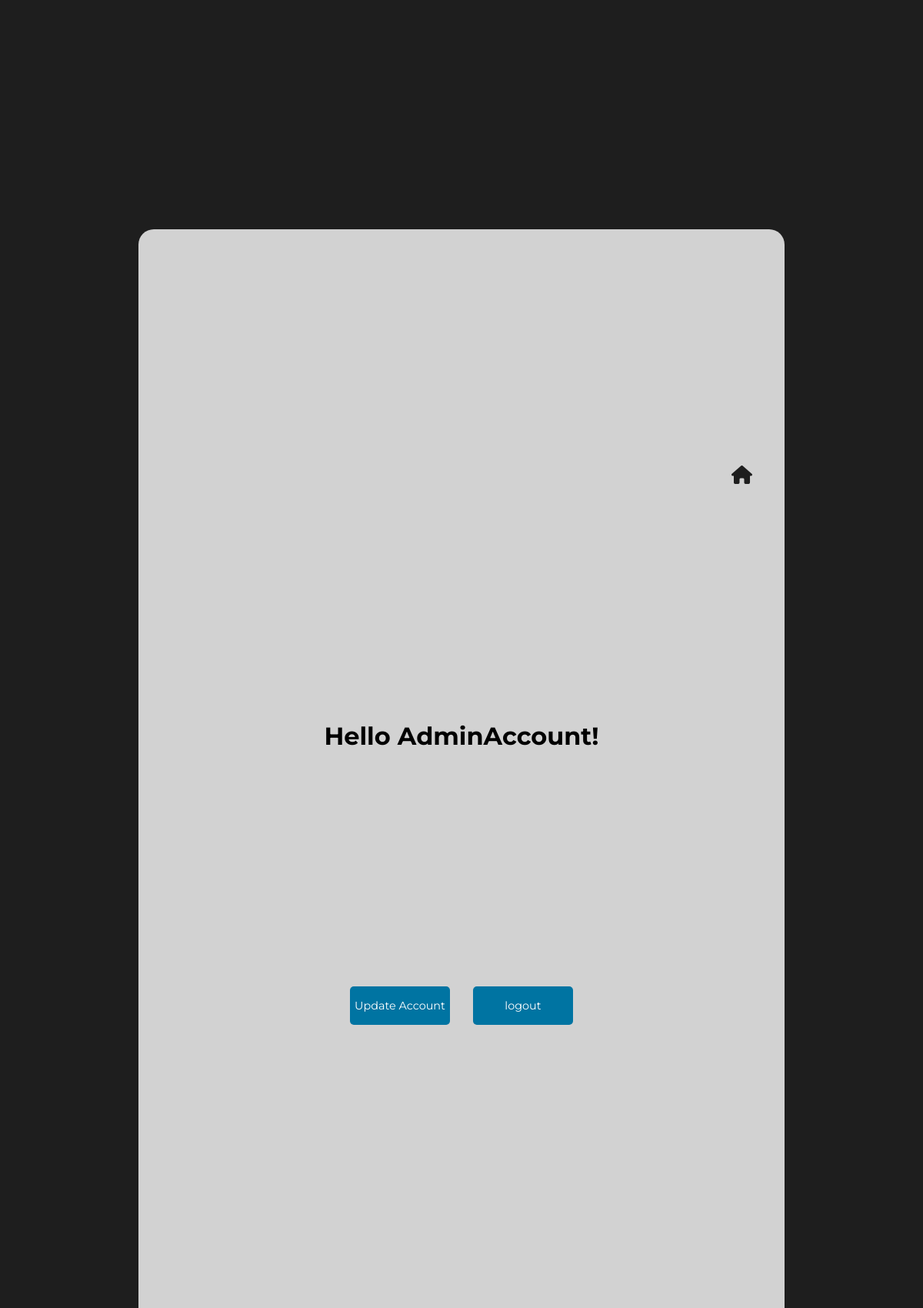
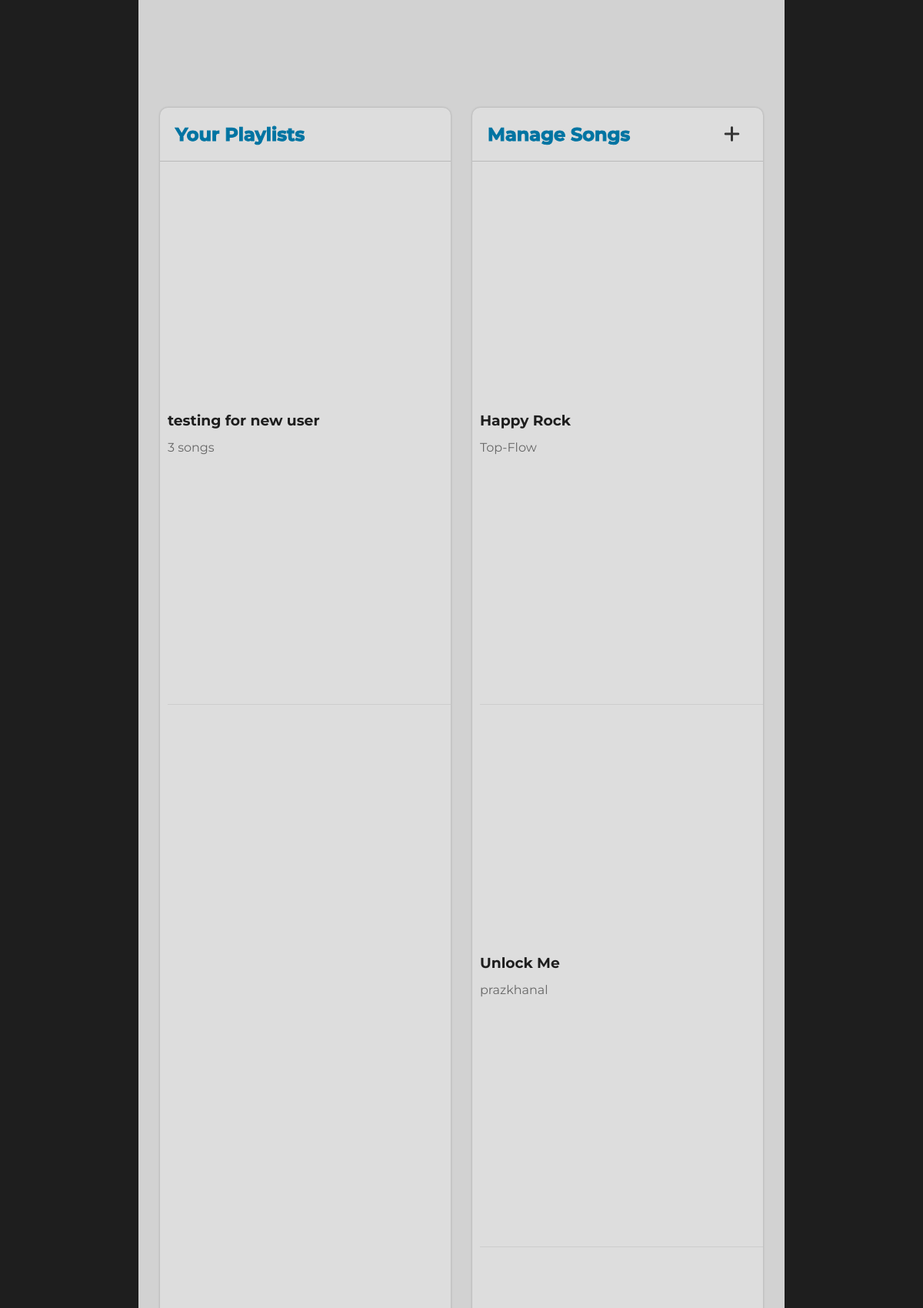
/account/ (signed in, upper part), run on the app's committed database (2 pictures, top to bottom).
### app/models.py (models this page shows, shortened)
class Playlist(models.Model):
    name = models.CharField(max_length=30)
    songs = models.ManyToManyField(Song) # type: ignore
    description = models.CharField(max_length=150, null=True, blank=True)
    created_by = models.ForeignKey(User, on_delete=models.CASCADE)

class Song(models.Model):
    title = models.CharField(max_length=50)
    song_file = models.FileField(upload_to='')
    artist = models.ManyToManyField(Artist) # type: ignore
    genre = models.ManyToManyField(Genre) # type: ignore

class Artist(models.Model):
    name = models.CharField(max_length=50)

### app/views.py (the view)
# urls.py: path("account/", account_view, name="account"),
@login_required(login_url='login')
def account_view(req: HttpRequest) -> HttpResponse:
    userRoles = [i.name for i in req.user.groups.all()] # type: ignore
    songs = Song.objects.all() if 'Admin' in userRoles else None
    playlists = req.user.playlist_set.all() # type: ignore
    return render(req, 'account-view.html', {'user': req.user, 'roles': userRoles, 'songs': songs, 'playlists': playlists})

### app/templates/account-view.html (shortened to what this page needs)
{% extends "boilerplate.html" %}
{% block content %}
<div id='accountView'>
    <div id="accountViewPlate">
        <div id="accountViewHeaderWrapper">
            <div id='goHomeWrapper'>
                <a href="{% url "home" %}"><i id='goHomeBtn' class="fa-solid fa-house"></i></a>
            </div>
            <h1 id='accountViewHeader'>Hello {{user.username}}!</h1>
            <div id="accViewBtns">
                <a href="{% url "update_account" %}"><button id='updateAccount' class='accountViewBtn'>Update Account</button></a>
                <a href="{% url "logout" %}"><button id='logoutBtn' class='accountViewBtn'>logout</button></a>
            </div>
        </div>
        {% if "Admin" in roles %}
            <div id="playlistsSongs">
                <div id='accountViewPlaylists'>
                    <div id='accViewPlaylistHeader' class='accViewSubHeader'>
                        <h2>Your Playlists</h2>
                    </div>
                    <div id='accViewPlaylistOverflow'>
                    {% for playlist in playlists %}
                        <div class="accViewPlaylistContainer accViewCard">
                            <h3 class='accViewPlaylistTitle'>{{playlist.name}}</h3>
                            <p class='accViewPlaylistSongs'>{{playlist.songs.all|length}} songs</p>
                        </div>
                    {% endfor %}
                    </div>
                </div>
                <div id="manageSongs">
                    <div id='manageSongsHeader' class='accViewSubHeader'>
                        <h2>Manage Songs</h2>
                        <a href="{% url 'add_song' %}"><i id='newSongBtn' class="fa-solid fa-plus"></i></a>
                    </div>
                    <div id='accViewSongsOverflow'>
                        {% for song in songs %}
                        <a href="{% url "update_song" song.pk %}">
                            <div class='manageSongWrapper accViewCard'>
                                <h3 class='accViewTitle'>{{song.title}}</h3>
                                {% for artist in song.artist.all %}<p class='accViewArtist'>{{artist.name}}</p>{% endfor %}
                            </div>
                        </a>
                        {% endfor %}
                    </div>
                </div>
            </div>
        {% endif %}
    </div>
</div>
{% endblock content %}

### app/static/styles.css (style rules this page uses)
* { padding: 0; margin: 0; font-family: Montserrat; }
#accountView { width: 100vw; height: 100vh; background-color: #1e1e1e; display: flex; align-items: center; justify-content: center; }
#accountViewPlate { background-color: rgb(210, 210, 210); height: 90%; width: 70%;; border-radius: 20px; }
#accountViewHeaderWrapper { height: 25%; display: flex; flex-direction: column; justify-content: space-evenly; align-items: center; }
#goHomeWrapper { display: flex; width: 90%; justify-content: flex-end; }
#goHomeBtn { font-size: 1.5em; color: #1e1e1e; transition: .3s; }
#accViewBtns { display: flex; gap: 30px; }
.accountViewBtn { width: 130px; height: 50px; border-radius: 5px; border: none; background-color: #0074a2; color: white; font-size: .9em; transition: .3s; }
#playlistsSongs { height: 75%; width: 100%; display: flex; justify-content: space-evenly; align-items: center; }
#accountViewPlaylists, #manageSongs { width: 45%; max-width: 480px; height: 90%; border-radius: 10px; background-color: rgb(221, 221, 221); box-shadow: 0 0 3px rgba(0, 0, 0, 0.23); }
.accViewSubHeader { height: 69px; border-bottom: 1px solid #b9b9b9; display: flex; align-items: center; justify-content: space-between; }
.accViewSubHeader h2 { margin-left: 20px; -webkit-text-stroke: 1px #0074a2; color: #0074a2; }
#newSongBtn { margin-right: 30px; font-size: 1.5em; color: #343434; transition: .3s; }
#accViewSongsOverflow, #accViewPlaylistOverflow { height: calc(100% - 100px); overflow-y: scroll; }
.accViewTitle, .accViewPlaylistTitle { color: #1e1e1e; }
.accViewArtist, .accViewPlaylistSongs { color: #676767; }
a { text-decoration: none; }
.accViewCard { height: 20%; border-bottom: 1px solid #c4c4c499; display: flex; flex-direction: column; justify-content: center; gap: 2%; margin-left: 10px; }

### data on the page
Playlist: name "testing for new user", songs.all|length "3"
Song: title "Happy Rock"
Artist: name "Top-Flow"
Song: title "Unlock Me"
Artist: name "prazkhanal"

### other printed values
{{ user.username }} "AdminAccount"
